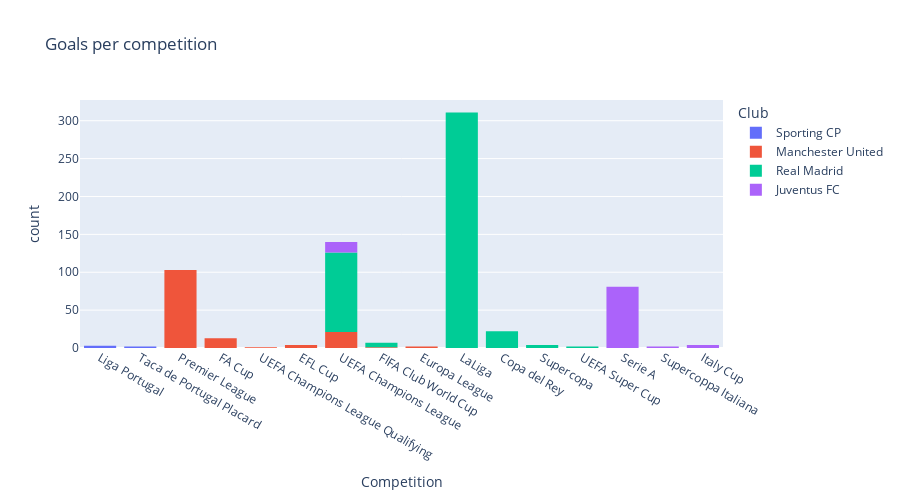

This figure's notebook cell:
### Code cell
px.histogram(
    ronaldo,
    x='Competition',
    title="Goals per competition",
    log_x=False,
    log_y=False,
    #symbol='title',
    #markers=True,
    #width=800, 
    height=500,
    color='Club',
    hover_name='Club',
    hover_data=['Competition','Club'])

### Figure 1 — Plotly figure (JSON) as saved in the notebook; plotly's stock layout.template omitted (floating-point values rounded to 4 significant figures; data arrays with more than 128 entries replaced by an {"elided": "..."} marker saying what was removed)
{"data": [{"alignmentgroup": "True", "bingroup": "x", "hovertemplate": "Club=Sporting CP<br>Competition=%{x}<br>count=%{y}<extra></extra>", "legendgroup": "Sporting CP", "marker": {"color": "#636efa", "pattern": {"shape": ""}}, "name": "Sporting CP", "offsetgroup": "Sporting CP", "orientation": "v", "showlegend": true, "type": "histogram", "x": ["Liga Portugal", "Liga Portugal", "Liga Portugal", "Taca de Portugal Placard", "Taca de Portugal Placard"], "xaxis": "x", "yaxis": "y"}, {"alignmentgroup": "True", "bingroup": "x", "hovertemplate": "Club=Manchester United<br>Competition=%{x}<br>count=%{y}<extra></extra>", "legendgroup": "Manchester United", "marker": {"color": "#EF553B", "pattern": {"shape": ""}}, "name": "Manchester United", "offsetgroup": "Manchester United", "orientation": "v", "showlegend": true, "type": "histogram", "x": {"elided": "145 str values"}, "xaxis": "x", "yaxis": "y"}, {"alignmentgroup": "True", "bingroup": "x", "hovertemplate": "Club=Real Madrid<br>Competition=%{x}<br>count=%{y}<extra></extra>", "legendgroup": "Real Madrid", "marker": {"color": "#00cc96", "pattern": {"shape": ""}}, "name": "Real Madrid", "offsetgroup": "Real Madrid", "orientation": "v", "showlegend": true, "type": "histogram", "x": {"elided": "450 str values"}, "xaxis": "x", "yaxis": "y"}, {"alignmentgroup": "True", "bingroup": "x", "hovertemplate": "Club=Juventus FC<br>Competition=%{x}<br>count=%{y}<extra></extra>", "legendgroup": "Juventus FC", "marker": {"color": "#ab63fa", "pattern": {"shape": ""}}, "name": "Juventus FC", "offsetgroup": "Juventus FC", "orientation": "v", "showlegend": true, "type": "histogram", "x": ["Serie A", "Serie A", "Serie A", "Serie A", "Serie A", "Serie A", "Serie A", "UEFA Champions League", "Serie A", "Serie A", "Serie A", "Serie A", "Serie A", "Serie A", "Serie A", "Supercoppa Italiana", "Serie A", "Serie A", "Serie A", "Serie A", "Serie A", "UEFA Champions League", "UEFA Champions League", "UEFA Champions League", "UEFA Champions League", "UEFA Champions League", "Serie A", "Serie A", "Serie A", "Serie A", "Serie A", "UEFA Champions League", "Serie A", "Serie A", "Serie A", "Serie A", "UEFA Champions League", "Serie A", "Serie A", "Serie A", "Serie A", "Serie A", "Serie A", "Serie A", "Serie A", "Serie A", "Italy Cup", "Serie A", "Serie A", "Serie A", "Serie A", "Italy Cup", "Serie A", "Serie A", "Serie A", "Serie A", "Serie A", "Serie A", "Serie A", "Serie A", "Serie A", "Serie A", "Serie A", "UEFA Champions League", "UEFA Champions League", "Serie A", "Serie A", "Serie A", "Serie A", "Serie A", "Serie A", "Serie A", "Serie A", "UEFA Champions League", "UEFA Champions League", "UEFA Champions League", "UEFA Champions League", "Serie A", "Serie A", "Serie A", "Serie A", "Serie A", "Serie A", "Serie A", "Supercoppa Italiana", "Italy Cup", "Italy Cup", "Serie A", "Serie A", "Serie A", "Serie A", "Serie A", "Serie A", "Serie A", "Serie A", "Serie A", "Serie A", "Serie A", "Serie A", "Serie A", "Serie A"], "xaxis": "x", "yaxis": "y"}], "layout": {"barmode": "relative", "height": 500, "legend": {"title": {"text": "Club"}, "tracegroupgap": 0}, "title": {"text": "Goals per competition"}, "xaxis": {"anchor": "y", "domain": [0, 1], "title": {"text": "Competition"}}, "yaxis": {"anchor": "x", "domain": [0, 1], "title": {"text": "count"}}}}
